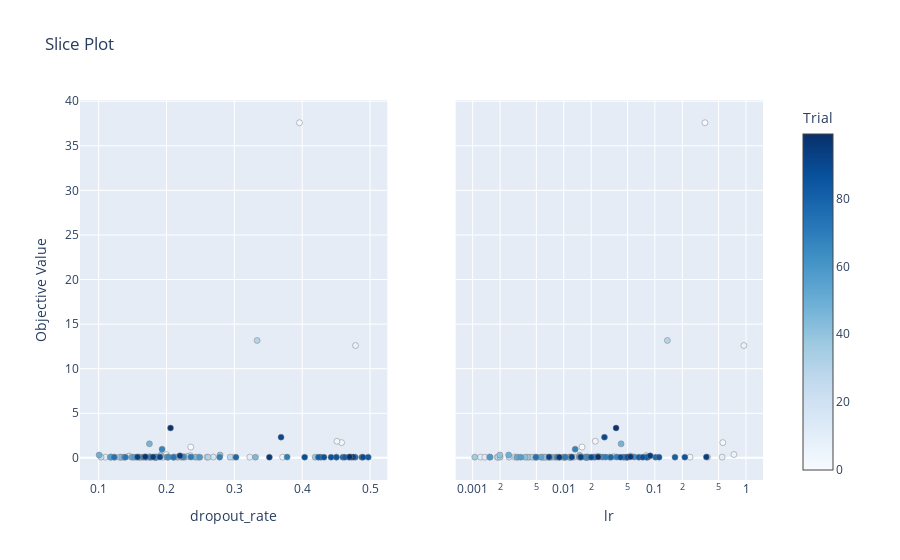

Write notebook code for a chart like this one.
### Code cell
optuna.visualization.plot_slice(study, params=['lr', 'dropout_rate'])
